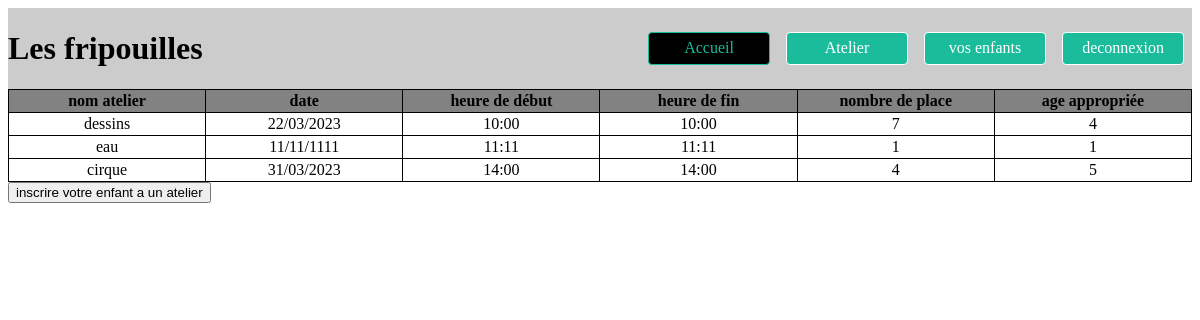
Screenshot of /inscription_atelier/site/atelier_proposer.php with the database file from the repository.
### tables this page shows
CREATE TABLE `atelier` (
  `id_atelier` int(11) NOT NULL,
  `atelier_propose` varchar(30) NOT NULL,
  `date_atelier` varchar(10) NOT NULL,
  `heure_depart` varchar(5) NOT NULL,
  `heure_fin` varchar(5) NOT NULL,
  `nb_places` int(3) NOT NULL,
  `age_enfant` int(11) NOT NULL,
  `enfant_inscrit` int(11) NOT NULL DEFAULT '0'
);

### inscription_atelier/site/atelier_proposer.php (the view, shortened to what this page needs)
<?php
require_once "../Connecteur/BDD.php";
$requete=$conn->prepare("CALL listerAtelier()");
$requete->execute();
$donnees =$requete->fetchAll();
?>
<!doctype html>
<?php
include("header.php");
?>
<html lang="fr">
<head>
    <link href="../CSS/style.css" rel="stylesheet">
</head>
<body>
<table>
    <thead>
        <th>nom atelier</th>
        <th>date</th>
        <th>heure de début</th>
        <th>heure de fin</th>
        <th>nombre de place</th>
        <th>age appropriée</th>
    </thead>
<tbody>
<?php
    foreach($donnees as $unatelier){
        echo "<tr>";
            echo "<td>".$unatelier["atelier_propose"]."</td>";
            echo "<td>".$unatelier["date_atelier"]."</td>";
            echo "<td>".$unatelier["heure_depart"]."</td>";
            echo "<td>".$unatelier["heure_depart"]."</td>";
            echo "<td>".$unatelier["nb_places"]."</td>";
            echo "<td>".$unatelier["age_enfant"]."</td>";
        echo "</tr>";
    }
    ?>
</tbody>
</table>
<a href="inscription_enfant.php"><button>inscrire votre enfant a un atelier</button></a>
</body>
</html>

### inscription_atelier/site/header.php
<link rel="stylesheet" href="../CSS/menu.css">
<div class="menu">
    <div>
        <h1>  Les fripouilles</h1>
    </div>
    <div>
        <ul>
            <li>
                <a href="Menu.php" class="actif">Accueil</a>
            </li>
            <li>
                <a href="atelier_proposer.php">Atelier</a>
            </li>
            <li>
                <a href="crea_enfant.php">vos enfants</a>
            </li>
            <li>
                <a href="login/login.php">deconnexion</a>
            </li>
        </ul>
    </div>
</div>

### inscription_atelier/CSS/menu.css (style rules this page uses)
body { font-family: "Trebuchet MS"; }
.menu { display: flex; padding: 0; background-color: #ccc; justify-content: space-between; text-align: left; align-content: center; align-items: center; }
.menu ul { display: flex; }
.menu li { list-style-type: none ; }
.menu a { display:block; min-width: 120px; margin: 0.5rem; padding: 0.4rem 0; text-align: center; background-color: #1ABC9C; color: #fff; text-decoration: none; border: 1px solid #fff; border-radius: 4px; transition: all 1s ; }
.menu a.actif { background-color: #000 ; color: #1ABC9C ; border-color: #1ABC9C ; }

### inscription_atelier/CSS/style.css (style rules this page uses)
table { table-layout: fixed; width: 100%; display: compact; overflow: auto; border-collapse: collapse; text-align: center; word-wrap: break-word; }
td, th { margin: 2px auto; padding: 2px; border: 1px solid black; }
th { background-color: #828282; font-weight: bolder; }

### rows the page displays
atelier: atelier_propose "dessins", date_atelier "22/03/2023", heure_depart "10:00", nb_places "7", age_enfant "4"
atelier: atelier_propose "eau", date_atelier "11/11/1111", heure_depart "11:11", nb_places "1", age_enfant "1"
atelier: atelier_propose "cirque", date_atelier "31/03/2023", heure_depart "14:00", nb_places "4", age_enfant "5"
